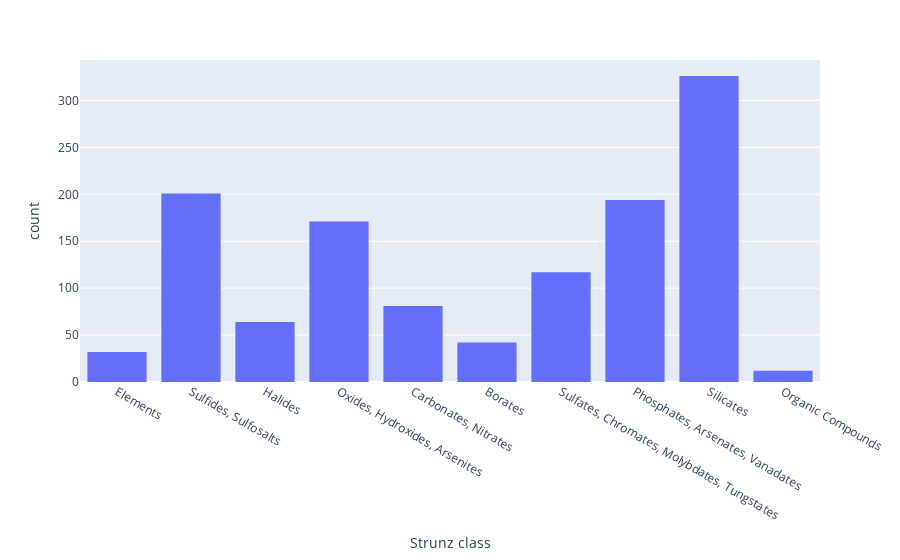

Notebook code for this chart:
### Code cell
labels = {'strunz name': 'Strunz class'}
fig = px.histogram(df, x='strunz name',  labels=labels)
fig.update_layout(xaxis_type='category')
fig.show()

### Figure 1 — Plotly figure (JSON) as saved in the notebook; plotly's stock layout.template omitted (floating-point values rounded to 4 significant figures; data arrays with more than 128 entries replaced by an {"elided": "..."} marker saying what was removed)
{"data": [{"alignmentgroup": "True", "bingroup": "x", "hovertemplate": "Strunz class=%{x}<br>count=%{y}<extra></extra>", "legendgroup": "", "marker": {"color": "#636efa", "pattern": {"shape": ""}}, "name": "", "offsetgroup": "", "orientation": "v", "showlegend": false, "type": "histogram", "x": {"elided": "1240 str values"}, "xaxis": "x", "yaxis": "y"}], "layout": {"barmode": "relative", "legend": {"tracegroupgap": 0}, "margin": {"t": 60}, "xaxis": {"anchor": "y", "domain": [0, 1], "title": {"text": "Strunz class"}, "type": "category"}, "yaxis": {"anchor": "x", "domain": [0, 1], "title": {"text": "count"}}}}
